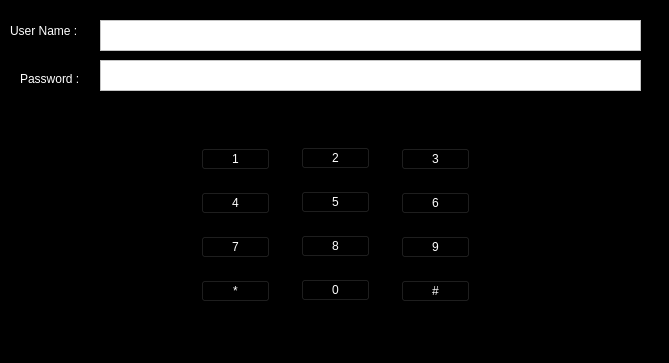
<?xml version="1.0" encoding="UTF-8"?>
<ui version="4.0">
 <class>LoginWindow</class>
 <widget class="QMainWindow" name="LoginWindow">
  <property name="geometry">
   <rect>
    <x>0</x>
    <y>0</y>
    <width>669</width>
    <height>363</height>
   </rect>
  </property>
  <property name="palette">
   <palette>
    <active>
     <colorrole role="WindowText">
      <brush brushstyle="SolidPattern">
       <color alpha="255">
        <red>255</red>
        <green>255</green>
        <blue>255</blue>
       </color>
      </brush>
     </colorrole>
     <colorrole role="Button">
      <brush brushstyle="SolidPattern">
       <color alpha="255">
        <red>0</red>
        <green>0</green>
        <blue>0</blue>
       </color>
      </brush>
     </colorrole>
     <colorrole role="Dark">
      <brush brushstyle="SolidPattern">
       <color alpha="255">
        <red>0</red>
        <green>0</green>
        <blue>0</blue>
       </color>
      </brush>
     </colorrole>
     <colorrole role="Text">
      <brush brushstyle="SolidPattern">
       <color alpha="255">
        <red>255</red>
        <green>255</green>
        <blue>255</blue>
       </color>
      </brush>
     </colorrole>
     <colorrole role="ButtonText">
      <brush brushstyle="SolidPattern">
       <color alpha="255">
        <red>255</red>
        <green>255</green>
        <blue>255</blue>
       </color>
      </brush>
     </colorrole>
     <colorrole role="Base">
      <brush brushstyle="SolidPattern">
       <color alpha="255">
        <red>0</red>
        <green>0</green>
        <blue>0</blue>
       </color>
      </brush>
     </colorrole>
     <colorrole role="Window">
      <brush brushstyle="SolidPattern">
       <color alpha="255">
        <red>0</red>
        <green>0</green>
        <blue>0</blue>
       </color>
      </brush>
     </colorrole>
     <colorrole role="Shadow">
      <brush brushstyle="SolidPattern">
       <color alpha="255">
        <red>238</red>
        <green>238</green>
        <blue>236</blue>
       </color>
      </brush>
     </colorrole>
     <colorrole role="ToolTipText">
      <brush brushstyle="SolidPattern">
       <color alpha="255">
        <red>255</red>
        <green>255</green>
        <blue>255</blue>
       </color>
      </brush>
     </colorrole>
    </active>
    <inactive>
     <colorrole role="WindowText">
      <brush brushstyle="SolidPattern">
       <color alpha="255">
        <red>255</red>
        <green>255</green>
        <blue>255</blue>
       </color>
      </brush>
     </colorrole>
     <colorrole role="Button">
      <brush brushstyle="SolidPattern">
       <color alpha="255">
        <red>0</red>
        <green>0</green>
        <blue>0</blue>
       </color>
      </brush>
     </colorrole>
     <colorrole role="Dark">
      <brush brushstyle="SolidPattern">
       <color alpha="255">
        <red>0</red>
        <green>0</green>
        <blue>0</blue>
       </color>
      </brush>
     </colorrole>
     <colorrole role="Text">
      <brush brushstyle="SolidPattern">
       <color alpha="255">
        <red>255</red>
        <green>255</green>
        <blue>255</blue>
       </color>
      </brush>
     </colorrole>
     <colorrole role="ButtonText">
      <brush brushstyle="SolidPattern">
       <color alpha="255">
        <red>255</red>
        <green>255</green>
        <blue>255</blue>
       </color>
      </brush>
     </colorrole>
     <colorrole role="Base">
      <brush brushstyle="SolidPattern">
       <color alpha="255">
        <red>0</red>
        <green>0</green>
        <blue>0</blue>
       </color>
      </brush>
     </colorrole>
     <colorrole role="Window">
      <brush brushstyle="SolidPattern">
       <color alpha="255">
        <red>0</red>
        <green>0</green>
        <blue>0</blue>
       </color>
      </brush>
     </colorrole>
     <colorrole role="Shadow">
      <brush brushstyle="SolidPattern">
       <color alpha="255">
        <red>238</red>
        <green>238</green>
        <blue>236</blue>
       </color>
      </brush>
     </colorrole>
     <colorrole role="ToolTipText">
      <brush brushstyle="SolidPattern">
       <color alpha="255">
        <red>255</red>
        <green>255</green>
        <blue>255</blue>
       </color>
      </brush>
     </colorrole>
    </inactive>
    <disabled>
     <colorrole role="WindowText">
      <brush brushstyle="SolidPattern">
       <color alpha="255">
        <red>0</red>
        <green>0</green>
        <blue>0</blue>
       </color>
      </brush>
     </colorrole>
     <colorrole role="Button">
      <brush brushstyle="SolidPattern">
       <color alpha="255">
        <red>0</red>
        <green>0</green>
        <blue>0</blue>
       </color>
      </brush>
     </colorrole>
     <colorrole role="Dark">
      <brush brushstyle="SolidPattern">
       <color alpha="255">
        <red>0</red>
        <green>0</green>
        <blue>0</blue>
       </color>
      </brush>
     </colorrole>
     <colorrole role="Text">
      <brush brushstyle="SolidPattern">
       <color alpha="255">
        <red>0</red>
        <green>0</green>
        <blue>0</blue>
       </color>
      </brush>
     </colorrole>
     <colorrole role="ButtonText">
      <brush brushstyle="SolidPattern">
       <color alpha="255">
        <red>0</red>
        <green>0</green>
        <blue>0</blue>
       </color>
      </brush>
     </colorrole>
     <colorrole role="Base">
      <brush brushstyle="SolidPattern">
       <color alpha="255">
        <red>0</red>
        <green>0</green>
        <blue>0</blue>
       </color>
      </brush>
     </colorrole>
     <colorrole role="Window">
      <brush brushstyle="SolidPattern">
       <color alpha="255">
        <red>0</red>
        <green>0</green>
        <blue>0</blue>
       </color>
      </brush>
     </colorrole>
     <colorrole role="Shadow">
      <brush brushstyle="SolidPattern">
       <color alpha="255">
        <red>238</red>
        <green>238</green>
        <blue>236</blue>
       </color>
      </brush>
     </colorrole>
     <colorrole role="ToolTipText">
      <brush brushstyle="SolidPattern">
       <color alpha="255">
        <red>255</red>
        <green>255</green>
        <blue>255</blue>
       </color>
      </brush>
     </colorrole>
    </disabled>
   </palette>
  </property>
  <property name="windowTitle">
   <string>Login</string>
  </property>
  <widget class="QWidget" name="centralWidget">
   <widget class="QLabel" name="label">
    <property name="geometry">
     <rect>
      <x>10</x>
      <y>10</y>
      <width>91</width>
      <height>41</height>
     </rect>
    </property>
    <property name="text">
     <string>User Name : </string>
    </property>
   </widget>
   <widget class="QPlainTextEdit" name="LoginUserName">
    <property name="geometry">
     <rect>
      <x>100</x>
      <y>20</y>
      <width>541</width>
      <height>31</height>
     </rect>
    </property>
    <property name="palette">
     <palette>
      <active>
       <colorrole role="WindowText">
        <brush brushstyle="SolidPattern">
         <color alpha="255">
          <red>255</red>
          <green>255</green>
          <blue>255</blue>
         </color>
        </brush>
       </colorrole>
       <colorrole role="Button">
        <brush brushstyle="SolidPattern">
         <color alpha="255">
          <red>255</red>
          <green>255</green>
          <blue>255</blue>
         </color>
        </brush>
       </colorrole>
       <colorrole role="Dark">
        <brush brushstyle="SolidPattern">
         <color alpha="255">
          <red>255</red>
          <green>255</green>
          <blue>255</blue>
         </color>
        </brush>
       </colorrole>
       <colorrole role="Text">
        <brush brushstyle="SolidPattern">
         <color alpha="255">
          <red>0</red>
          <green>0</green>
          <blue>0</blue>
         </color>
        </brush>
       </colorrole>
       <colorrole role="ButtonText">
        <brush brushstyle="SolidPattern">
         <color alpha="255">
          <red>255</red>
          <green>255</green>
          <blue>255</blue>
         </color>
        </brush>
       </colorrole>
       <colorrole role="Base">
        <brush brushstyle="SolidPattern">
         <color alpha="255">
          <red>255</red>
          <green>255</green>
          <blue>255</blue>
         </color>
        </brush>
       </colorrole>
       <colorrole role="Window">
        <brush brushstyle="SolidPattern">
         <color alpha="255">
          <red>255</red>
          <green>255</green>
          <blue>255</blue>
         </color>
        </brush>
       </colorrole>
      </active>
      <inactive>
       <colorrole role="WindowText">
        <brush brushstyle="SolidPattern">
         <color alpha="255">
          <red>255</red>
          <green>255</green>
          <blue>255</blue>
         </color>
        </brush>
       </colorrole>
       <colorrole role="Button">
        <brush brushstyle="SolidPattern">
         <color alpha="255">
          <red>255</red>
          <green>255</green>
          <blue>255</blue>
         </color>
        </brush>
       </colorrole>
       <colorrole role="Dark">
        <brush brushstyle="SolidPattern">
         <color alpha="255">
          <red>255</red>
          <green>255</green>
          <blue>255</blue>
         </color>
        </brush>
       </colorrole>
       <colorrole role="Text">
        <brush brushstyle="SolidPattern">
         <color alpha="255">
          <red>0</red>
          <green>0</green>
          <blue>0</blue>
         </color>
        </brush>
       </colorrole>
       <colorrole role="ButtonText">
        <brush brushstyle="SolidPattern">
         <color alpha="255">
          <red>255</red>
          <green>255</green>
          <blue>255</blue>
         </color>
        </brush>
       </colorrole>
       <colorrole role="Base">
        <brush brushstyle="SolidPattern">
         <color alpha="255">
          <red>255</red>
          <green>255</green>
          <blue>255</blue>
         </color>
        </brush>
       </colorrole>
       <colorrole role="Window">
        <brush brushstyle="SolidPattern">
         <color alpha="255">
          <red>255</red>
          <green>255</green>
          <blue>255</blue>
         </color>
        </brush>
       </colorrole>
      </inactive>
      <disabled>
       <colorrole role="WindowText">
        <brush brushstyle="SolidPattern">
         <color alpha="255">
          <red>255</red>
          <green>255</green>
          <blue>255</blue>
         </color>
        </brush>
       </colorrole>
       <colorrole role="Button">
        <brush brushstyle="SolidPattern">
         <color alpha="255">
          <red>255</red>
          <green>255</green>
          <blue>255</blue>
         </color>
        </brush>
       </colorrole>
       <colorrole role="Dark">
        <brush brushstyle="SolidPattern">
         <color alpha="255">
          <red>255</red>
          <green>255</green>
          <blue>255</blue>
         </color>
        </brush>
       </colorrole>
       <colorrole role="Text">
        <brush brushstyle="SolidPattern">
         <color alpha="255">
          <red>255</red>
          <green>255</green>
          <blue>255</blue>
         </color>
        </brush>
       </colorrole>
       <colorrole role="ButtonText">
        <brush brushstyle="SolidPattern">
         <color alpha="255">
          <red>255</red>
          <green>255</green>
          <blue>255</blue>
         </color>
        </brush>
       </colorrole>
       <colorrole role="Base">
        <brush brushstyle="SolidPattern">
         <color alpha="255">
          <red>255</red>
          <green>255</green>
          <blue>255</blue>
         </color>
        </brush>
       </colorrole>
       <colorrole role="Window">
        <brush brushstyle="SolidPattern">
         <color alpha="255">
          <red>255</red>
          <green>255</green>
          <blue>255</blue>
         </color>
        </brush>
       </colorrole>
      </disabled>
     </palette>
    </property>
   </widget>
   <widget class="QLabel" name="label_2">
    <property name="geometry">
     <rect>
      <x>20</x>
      <y>70</y>
      <width>81</width>
      <height>17</height>
     </rect>
    </property>
    <property name="text">
     <string>Password : </string>
    </property>
   </widget>
   <widget class="QPlainTextEdit" name="LoginPassword">
    <property name="geometry">
     <rect>
      <x>100</x>
      <y>60</y>
      <width>541</width>
      <height>31</height>
     </rect>
    </property>
    <property name="palette">
     <palette>
      <active>
       <colorrole role="WindowText">
        <brush brushstyle="SolidPattern">
         <color alpha="255">
          <red>255</red>
          <green>255</green>
          <blue>255</blue>
         </color>
        </brush>
       </colorrole>
       <colorrole role="Button">
        <brush brushstyle="SolidPattern">
         <color alpha="255">
          <red>255</red>
          <green>255</green>
          <blue>255</blue>
         </color>
        </brush>
       </colorrole>
       <colorrole role="Dark">
        <brush brushstyle="SolidPattern">
         <color alpha="255">
          <red>255</red>
          <green>255</green>
          <blue>255</blue>
         </color>
        </brush>
       </colorrole>
       <colorrole role="Text">
        <brush brushstyle="SolidPattern">
         <color alpha="255">
          <red>0</red>
          <green>0</green>
          <blue>0</blue>
         </color>
        </brush>
       </colorrole>
       <colorrole role="ButtonText">
        <brush brushstyle="SolidPattern">
         <color alpha="255">
          <red>255</red>
          <green>255</green>
          <blue>255</blue>
         </color>
        </brush>
       </colorrole>
       <colorrole role="Base">
        <brush brushstyle="SolidPattern">
         <color alpha="255">
          <red>255</red>
          <green>255</green>
          <blue>255</blue>
         </color>
        </brush>
       </colorrole>
       <colorrole role="Window">
        <brush brushstyle="SolidPattern">
         <color alpha="255">
          <red>255</red>
          <green>255</green>
          <blue>255</blue>
         </color>
        </brush>
       </colorrole>
      </active>
      <inactive>
       <colorrole role="WindowText">
        <brush brushstyle="SolidPattern">
         <color alpha="255">
          <red>255</red>
          <green>255</green>
          <blue>255</blue>
         </color>
        </brush>
       </colorrole>
       <colorrole role="Button">
        <brush brushstyle="SolidPattern">
         <color alpha="255">
          <red>255</red>
          <green>255</green>
          <blue>255</blue>
         </color>
        </brush>
       </colorrole>
       <colorrole role="Dark">
        <brush brushstyle="SolidPattern">
         <color alpha="255">
          <red>255</red>
          <green>255</green>
          <blue>255</blue>
         </color>
        </brush>
       </colorrole>
       <colorrole role="Text">
        <brush brushstyle="SolidPattern">
         <color alpha="255">
          <red>0</red>
          <green>0</green>
          <blue>0</blue>
         </color>
        </brush>
       </colorrole>
       <colorrole role="ButtonText">
        <brush brushstyle="SolidPattern">
         <color alpha="255">
          <red>255</red>
          <green>255</green>
          <blue>255</blue>
         </color>
        </brush>
       </colorrole>
       <colorrole role="Base">
        <brush brushstyle="SolidPattern">
         <color alpha="255">
          <red>255</red>
          <green>255</green>
          <blue>255</blue>
         </color>
        </brush>
       </colorrole>
       <colorrole role="Window">
        <brush brushstyle="SolidPattern">
         <color alpha="255">
          <red>255</red>
          <green>255</green>
          <blue>255</blue>
         </color>
        </brush>
       </colorrole>
      </inactive>
      <disabled>
       <colorrole role="WindowText">
        <brush brushstyle="SolidPattern">
         <color alpha="255">
          <red>255</red>
          <green>255</green>
          <blue>255</blue>
         </color>
        </brush>
       </colorrole>
       <colorrole role="Button">
        <brush brushstyle="SolidPattern">
         <color alpha="255">
          <red>255</red>
          <green>255</green>
          <blue>255</blue>
         </color>
        </brush>
       </colorrole>
       <colorrole role="Dark">
        <brush brushstyle="SolidPattern">
         <color alpha="255">
          <red>255</red>
          <green>255</green>
          <blue>255</blue>
         </color>
        </brush>
       </colorrole>
       <colorrole role="Text">
        <brush brushstyle="SolidPattern">
         <color alpha="255">
          <red>255</red>
          <green>255</green>
          <blue>255</blue>
         </color>
        </brush>
       </colorrole>
       <colorrole role="ButtonText">
        <brush brushstyle="SolidPattern">
         <color alpha="255">
          <red>255</red>
          <green>255</green>
          <blue>255</blue>
         </color>
        </brush>
       </colorrole>
       <colorrole role="Base">
        <brush brushstyle="SolidPattern">
         <color alpha="255">
          <red>255</red>
          <green>255</green>
          <blue>255</blue>
         </color>
        </brush>
       </colorrole>
       <colorrole role="Window">
        <brush brushstyle="SolidPattern">
         <color alpha="255">
          <red>255</red>
          <green>255</green>
          <blue>255</blue>
         </color>
        </brush>
       </colorrole>
      </disabled>
     </palette>
    </property>
    <property name="frameShadow">
     <enum>QFrame::Raised</enum>
    </property>
   </widget>
   <widget class="QWidget" name="gridLayoutWidget">
    <property name="geometry">
     <rect>
      <x>190</x>
      <y>121</y>
      <width>91</width>
      <height>211</height>
     </rect>
    </property>
    <layout class="QGridLayout" name="gridLayout">
     <item row="2" column="0">
      <widget class="QPushButton" name="pushButton_13">
       <property name="text">
        <string>7</string>
       </property>
      </widget>
     </item>
     <item row="1" column="0">
      <widget class="QPushButton" name="pushButton_5">
       <property name="text">
        <string>4</string>
       </property>
      </widget>
     </item>
     <item row="3" column="0">
      <widget class="QPushButton" name="pushButton_Asterisk">
       <property name="text">
        <string>*</string>
       </property>
      </widget>
     </item>
     <item row="0" column="0">
      <widget class="QPushButton" name="pushButton_1">
       <property name="text">
        <string>1</string>
       </property>
      </widget>
     </item>
    </layout>
   </widget>
   <widget class="QWidget" name="gridLayoutWidget_2">
    <property name="geometry">
     <rect>
      <x>290</x>
      <y>120</y>
      <width>91</width>
      <height>211</height>
     </rect>
    </property>
    <layout class="QGridLayout" name="gridLayout_2">
     <item row="1" column="0">
      <widget class="QPushButton" name="pushButton_6">
       <property name="text">
        <string>5</string>
       </property>
      </widget>
     </item>
     <item row="0" column="0">
      <widget class="QPushButton" name="pushButton_2">
       <property name="text">
        <string>2</string>
       </property>
      </widget>
     </item>
     <item row="3" column="0">
      <widget class="QPushButton" name="pushButton_0">
       <property name="text">
        <string>0</string>
       </property>
      </widget>
     </item>
     <item row="2" column="0">
      <widget class="QPushButton" name="pushButton_8">
       <property name="text">
        <string>8</string>
       </property>
      </widget>
     </item>
    </layout>
   </widget>
   <widget class="QWidget" name="gridLayoutWidget_3">
    <property name="geometry">
     <rect>
      <x>390</x>
      <y>121</y>
      <width>91</width>
      <height>211</height>
     </rect>
    </property>
    <layout class="QGridLayout" name="gridLayout_3">
     <item row="0" column="0">
      <widget class="QPushButton" name="pushButton_9">
       <property name="text">
        <string>3</string>
       </property>
      </widget>
     </item>
     <item row="3" column="0">
      <widget class="QPushButton" name="pushButton_pound">
       <property name="text">
        <string>#</string>
       </property>
      </widget>
     </item>
     <item row="2" column="0">
      <widget class="QPushButton" name="pushButton_11">
       <property name="text">
        <string>9</string>
       </property>
      </widget>
     </item>
     <item row="1" column="0">
      <widget class="QPushButton" name="pushButton_12">
       <property name="text">
        <string>6</string>
       </property>
      </widget>
     </item>
    </layout>
   </widget>
  </widget>
 </widget>
 <layoutdefault spacing="6" margin="11"/>
 <resources/>
 <connections/>
</ui>
